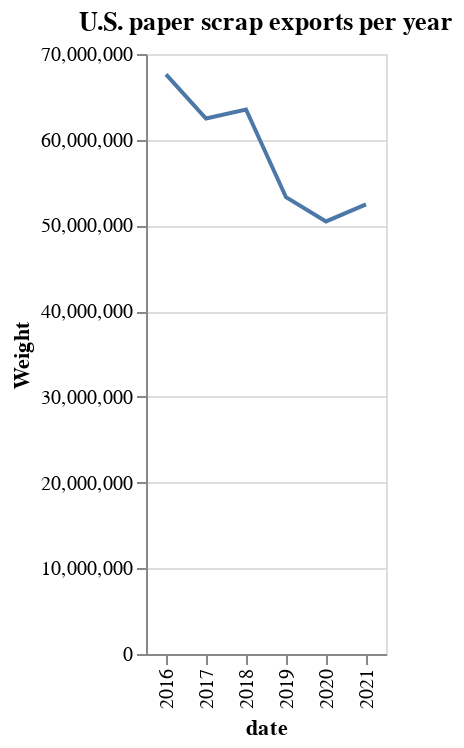

Write notebook code for a chart like this one.
### Code cell
alt.Chart(yr_avg_paper).mark_line().encode(
    x='date',
    y='Weight'
).properties(
    title='U.S. paper scrap exports per year')

### Figure 1 — Vega-Lite specification as saved in the notebook (floating-point values rounded to 4 significant figures)
{"config": {"view": {"continuousWidth": 400, "continuousHeight": 300}}, "data": {"name": "data-6abf0e3b6349f01115d9b612a304c7cf"}, "mark": "line", "encoding": {"x": {"type": "nominal", "field": "date"}, "y": {"type": "quantitative", "field": "Weight"}}, "title": "U.S. paper scrap exports per year", "$schema": "https://vega.github.io/schema/vega-lite/v4.8.1.json", "datasets": {"data-6abf0e3b6349f01115d9b612a304c7cf": [{"date": "2016", "Weight": 67630000.0}, {"date": "2017", "Weight": 62470000.0}, {"date": "2018", "Weight": 63520000.0}, {"date": "2019", "Weight": 53290000.0}, {"date": "2020", "Weight": 50470000.0}, {"date": "2021", "Weight": 52450000.0}]}}
